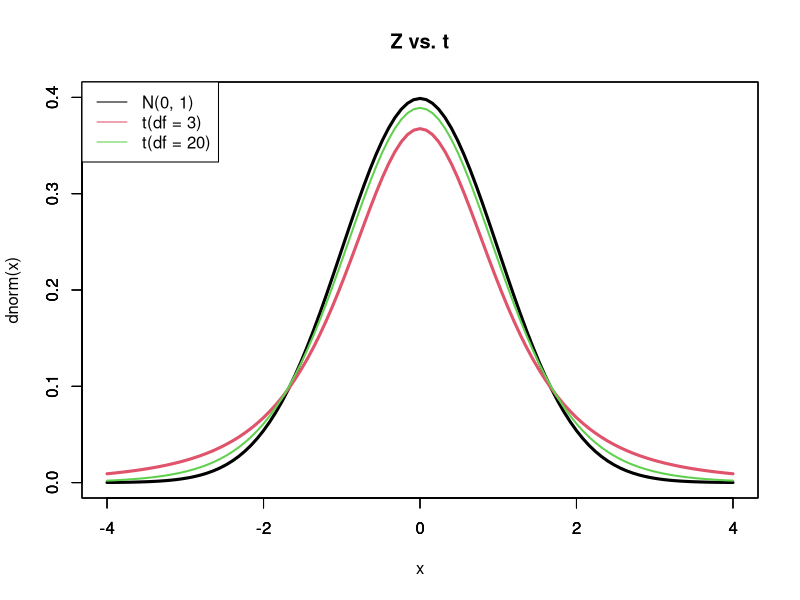

This figure's R source: (Note: this script raises an error after producing the figure.)
## ---- chunk 1
dice <- matrix(c("確率", "1/6", "1/6", "1/6", "1/6", "1/6", "1/6"), nrow = 1)
colnames(dice) <- c("x", "1", "2", "3", "4", "5", "6")
knitr::kable(dice, caption = "サイコロの確率分布", align = "ccccccc")
## ---- chunk 2
set.seed(442)# 乱数の再現性確保のための指示。関数内の数字に特に意味はないため各自別の値を使っても良い。
die <- 1:6
d <- sample(die,size=1,replace = TRUE)
d
## ---- chunk 3
set.seed(352) 
d1 <- sample(die,size=10,replace = TRUE)
d2 <- sample(die,size=10,replace = TRUE)
d3 <- sample(die,size=10,replace = TRUE)
d_mean <- matrix(c(mean(d1),mean(d2),mean(d3)),nrow = 1)
colnames(d_mean) <- c("d1の平均", "d2の平均", "d3の平均")
knitr::kable(d_mean, caption = "サイコロの標本平均比較", align = "ccc")
## ---- chunk 4
set.seed(541) 
d10 <- sample(die,size=10,replace = TRUE)
d100 <- sample(die,size=100,replace = TRUE)
d1000 <- sample(die,size=1000,replace = TRUE)
d_lln <- matrix(c(mean(d10),mean(d100),mean(d1000)),nrow = 1)
colnames(d_lln) <- c("10回試行の平均", "100回試行の平均", "1,000回試行の平均")
knitr::kable(d_lln, caption = "サイコロの標本平均比較２", align = "ccc")
## ---- chunk 5
curve(dnorm, -4, 4, type = "l", col = 1, lwd = 3, xlim=c(-4,4), ylim=c(0,0.4))
par(new=T)
curve(dt(x, 3), -4, 4, type="l", col = 2, lwd = 3, xlim=c(-4,4), ylim=c(0,0.4), ann = FALSE)
par(new=T)
curve(dt(x, 10), -4, 4, type="l", col = 3, lwd = 2, xlim=c(-4,4), ylim=c(0,0.4), ann = FALSE)
legend("topleft", legend=c("N(0, 1)", "t(df = 3)", "t(df = 20)"), lty=1, col=1:3)
title("Z vs. t")
## ---- chunk 6
bulb_alt <- matrix(c(
  1939.6, 1680.3, 1982.1, 2215.6,
  2092.5, 1928.9, 2003.8, 1955.5,
  1800.1, 1659.5, 2066.2, 2107.2,
  2085.5, 1878.6, 2007.6, 1816.1),nrow = 1)
knitr::kable(bulb_alt)
## ---- chunk 7
bulb <- c(
  1939.6, 1680.3, 1982.1, 2215.6,
  2092.5, 1928.9, 2003.8, 1955.5,
  1800.1, 1659.5, 2066.2, 2107.2,
  2085.5, 1878.6, 2007.6, 1816.1)

bulb_ci <- t.test(bulb) #t検定の実施と格納
bulb_ci$conf.int #信頼区間の出力（デフォルトで95%信頼水準）
## ---- chunk 8
qnorm(0.025, lower.tail=FALSE)
## ---- chunk 9
n <- length(bulb)
z <- qnorm(0.025, lower.tail=FALSE)
xbar <- mean(bulb)
sigma <- 180
#信頼区間の計算
upper <- xbar+z*(sigma/sqrt(n))
lower <- xbar-z*(sigma/sqrt(n))
#結果のまとめと出力
ci.bulb <- matrix(c(lower,upper),nrow=1)
colnames(ci.bulb) <- c("ci.lower", "ci.upper")
knitr::kable(ci.bulb, caption = "Bulb data CI（95%）", align = "cc")
## ---- chunk 10
reject <- c("H0を棄却", "H0を採択")
t <- c("Type 1 error","✓")
f <- c("✓","Type 2 error")
tab_error <- cbind(reject,t,f)
colnames(tab_error) <- c(" ", "H0が真", "H0が偽")
knitr::kable(tab_error, caption = "検定の誤り", align = "ccc")

## ---- chunk 11
mean(bulb)
## ---- chunk 12
t.test(bulb, alternative = "two.sided", mu = 1800)
## ---- chunk 13
n <- length(bulb)
z <- qnorm(0.025, lower.tail=FALSE)
xbar <- mean(bulb)
sigma <- 180
mu <- 1800

#Test statistic
Z <- (xbar - mu)/(sigma/sqrt(n))
Z
## ---- chunk 14
library(tidyverse)
firmdata <- readxl::read_xlsx("data/MktRes_firmdata.xlsx")
firm2018 <- firmdata %>% 
  filter(fyear == 2018) %>% 
  mutate(ad_dummy = ifelse(adint > median(adint),1, 0))

t.test(sales ~ ad_dummy, data = firm2018)
t.test(sales ~ ad_dummy, data = firm2018,var.equal=T)
## ---- chunk 15
var.test(sales ~ ad_dummy, data = firm2018, ratio = 1)

## ---- chunk 16
s <- aov(tip ~ day, data = tips)
anova(s)
## ---- chunk 17
tukey_result <- TukeyHSD(s)
tukey_result
plot(tukey_result)
## ---- chunk 18
library(pwr)
## ---- chunk 19
est_n <- pwr.t.test(d=0.8, power=0.8, sig.level=0.05)
est_n
## ---- chunk 20
plot(est_n)
## ---- chunk 21
pwr.t.test(d=0.8, n=26, sig.level=0.05)
